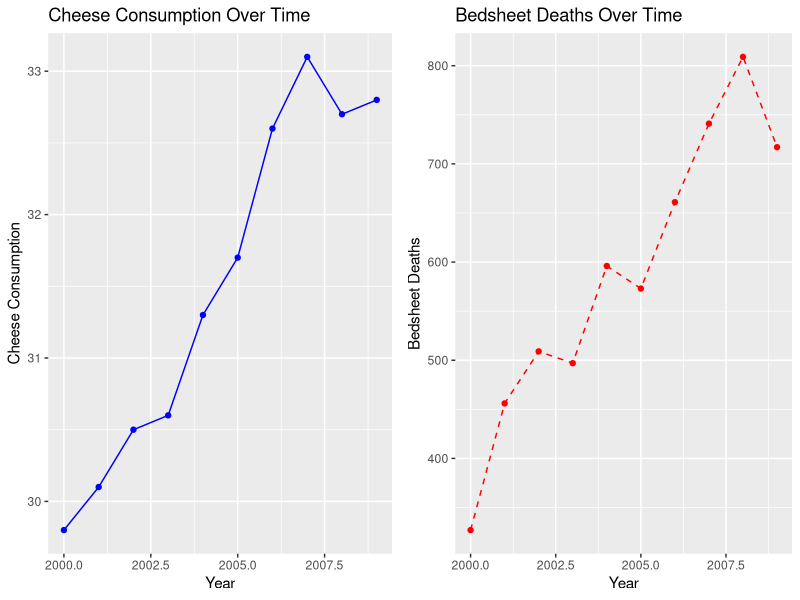

Recreate this plot in R.
library(gridExtra)
# With 10 coordinates from out plot:

cheese_consumption <- c(29.8, 30.1, 30.5, 30.6, 31.3, 31.7, 32.6, 33.1, 32.7, 32.8)
bedsheet_deaths <- c(327, 456, 509, 497, 596, 573, 661, 741, 809, 717)

# Create a data frame
data <- data.frame(Year = seq(2000, 2009), Cheese = cheese_consumption, Bedsheets = bedsheet_deaths)

# Load ggplot2 library
library(ggplot2)

# Create a plot for Cheese Consumption
plot_cheese <- ggplot(data, aes(x = Year, y = Cheese)) +
  geom_point(color = "blue") +
  geom_line(color = "blue", linetype = "solid") +
  labs(title = "Cheese Consumption Over Time",
       x = "Year",
       y = "Cheese Consumption")

# Create a plot for Bedsheet Deaths
plot_bedsheets <- ggplot(data, aes(x = Year, y = Bedsheets)) +
  geom_point(color = "red") +
  geom_line(color = "red", linetype = "dashed") +
  labs(title = "Bedsheet Deaths Over Time",
       x = "Year",
       y = "Bedsheet Deaths")

# Display the plots side by side
gridExtra::grid.arrange(plot_cheese, plot_bedsheets, ncol = 2)


